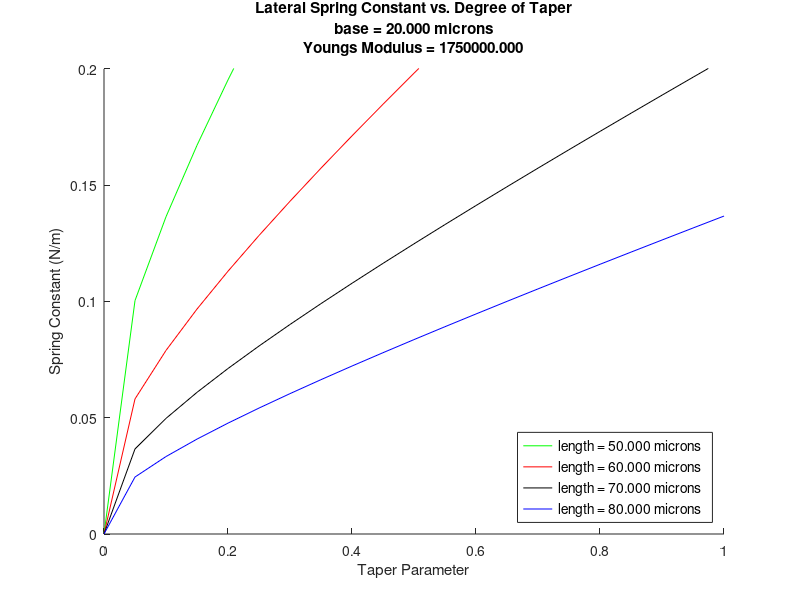

The MATLAB source for this figure: (Note: this script raises an error after producing the figure.)
% taperedBeam.m
% plot of spring constant of a tapered beam in lateral bending
% see lab book 2008_1 pg. 94
% 


% define constants
b = 20*10^-6;

L = 50:10:80;
L = L*10^-6;
E = 1.75*10^6;

figure;
hold on;

legendStringCells = {};
color = ['b' 'g' 'r' 'k'];
plotHandleVector = [];

for i=1:length(L)
	a = 0.0:0.05:0.95;
	% spring constant as calculated by sage
	k=(a - 1).^3*b^4*E./(6*(2*log(a) + a.^2 - 4.*a + 3)*L(i)^3);
	% matlab can't deal with limit a->1 so we manually put in data point
	k(length(k)+1)=b^4*E/L(i)^3/4;
	a(length(a)+1)=1.0;
	legendStringCells{i}=sprintf('length = %3.3f microns',L(i)*10^6);
	plotHandle(i) = plot(a,k,color(mod(i,4)+1));
	plotHandleVector = [plotHandleVector, plotHandle(i)];
end


legend(plotHandleVector, legendStringCells, 'FontSize', 10, ...
	'Location','SouthEast' );

ylabel('Spring Constant (N/m)')
xlabel('Taper Parameter')
axis([0 1 0 0.2])
bString=sprintf('base = %3.3f microns',b*10^6);
%lString=sprintf('length = %3.3f microns',L*10^6);
eString=sprintf('Youngs Modulus = %3.3f',E);

%title({'Lateral Spring Constant vs. Degree of Taper';bString;lString;eString})
title({'Lateral Spring Constant vs. Degree of Taper';bString;eString})

formatPlot(gcf,gca,'Times New Roman',12);
printPlot(gcf,'taperedBeamPlot',4.0,3.0);

